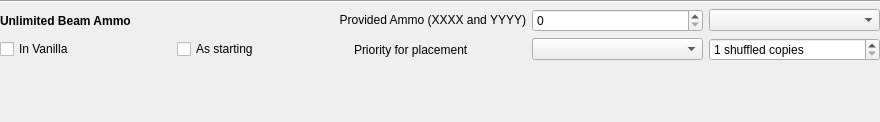
<?xml version="1.0" encoding="UTF-8"?>
<ui version="4.0">
 <class>ItemConfigurationPopup</class>
 <widget class="QDialog" name="ItemConfigurationPopup">
  <property name="geometry">
   <rect>
    <x>0</x>
    <y>0</y>
    <width>880</width>
    <height>122</height>
   </rect>
  </property>
  <property name="sizePolicy">
   <sizepolicy hsizetype="Preferred" vsizetype="Fixed">
    <horstretch>0</horstretch>
    <verstretch>0</verstretch>
   </sizepolicy>
  </property>
  <property name="maximumSize">
   <size>
    <width>16777215</width>
    <height>16777215</height>
   </size>
  </property>
  <property name="windowTitle">
   <string>Item Configuration</string>
  </property>
  <layout class="QGridLayout" name="gridLayout_2">
   <property name="leftMargin">
    <number>0</number>
   </property>
   <property name="topMargin">
    <number>0</number>
   </property>
   <property name="rightMargin">
    <number>0</number>
   </property>
   <property name="bottomMargin">
    <number>0</number>
   </property>
   <item row="0" column="0" colspan="5">
    <widget class="Line" name="separator_line">
     <property name="orientation">
      <enum>Qt::Horizontal</enum>
     </property>
    </widget>
   </item>
   <item row="4" column="0" colspan="4">
    <widget class="QLabel" name="warning_label">
     <property name="text">
      <string/>
     </property>
     <property name="wordWrap">
      <bool>true</bool>
     </property>
    </widget>
   </item>
   <item row="3" column="0">
    <widget class="QCheckBox" name="vanilla_check">
     <property name="text">
      <string>In Vanilla</string>
     </property>
    </widget>
   </item>
   <item row="1" column="0">
    <widget class="QLabel" name="item_name_label">
     <property name="minimumSize">
      <size>
       <width>150</width>
       <height>0</height>
      </size>
     </property>
     <property name="font">
      <font>
       <weight>75</weight>
       <bold>true</bold>
      </font>
     </property>
     <property name="text">
      <string>Unlimited Beam Ammo</string>
     </property>
    </widget>
   </item>
   <item row="3" column="1">
    <widget class="QCheckBox" name="starting_check">
     <property name="text">
      <string>As starting</string>
     </property>
    </widget>
   </item>
   <item row="1" column="4">
    <widget class="ScrollProtectedComboBox" name="state_case_combo"/>
   </item>
   <item row="1" column="3">
    <widget class="ScrollProtectedSpinBox" name="provided_ammo_spinbox"/>
   </item>
   <item row="1" column="1" colspan="2">
    <widget class="QLabel" name="provided_ammo_label">
     <property name="toolTip">
      <string>&lt;html&gt;&lt;head/&gt;&lt;body&gt;&lt;p&gt;When this item is collected, it also gives this amount of the given ammos.&lt;/p&gt;&lt;p&gt;This is included in the calculation of how much each pickup of this ammo gives.&lt;/p&gt;&lt;/body&gt;&lt;/html&gt;</string>
     </property>
     <property name="text">
      <string>&lt;html&gt;&lt;head/&gt;&lt;body&gt;&lt;p&gt;Provided Ammo (XXXX and YYYY)&lt;/p&gt;&lt;/body&gt;&lt;/html&gt;</string>
     </property>
     <property name="alignment">
      <set>Qt::AlignRight|Qt::AlignTrailing|Qt::AlignVCenter</set>
     </property>
     <property name="wordWrap">
      <bool>true</bool>
     </property>
    </widget>
   </item>
   <item row="3" column="4">
    <widget class="ScrollProtectedSpinBox" name="shuffled_spinbox">
     <property name="suffix">
      <string> shuffled copies</string>
     </property>
     <property name="minimum">
      <number>1</number>
     </property>
     <property name="maximum">
      <number>99</number>
     </property>
    </widget>
   </item>
   <item row="3" column="3">
    <widget class="ScrollProtectedComboBox" name="priority_combo"/>
   </item>
   <item row="3" column="2">
    <widget class="QLabel" name="priority_label">
     <property name="text">
      <string>Priority for placement</string>
     </property>
    </widget>
   </item>
  </layout>
 </widget>
 <layoutdefault spacing="6" margin="11"/>
 <customwidgets>
  <customwidget>
   <class>ScrollProtectedSpinBox</class>
   <extends>QSpinBox</extends>
   <header>randovania/gui/lib/scroll_protected.h</header>
  </customwidget>
  <customwidget>
   <class>ScrollProtectedComboBox</class>
   <extends>QComboBox</extends>
   <header>randovania/gui/lib/scroll_protected.h</header>
  </customwidget>
 </customwidgets>
 <resources/>
 <connections/>
</ui>
